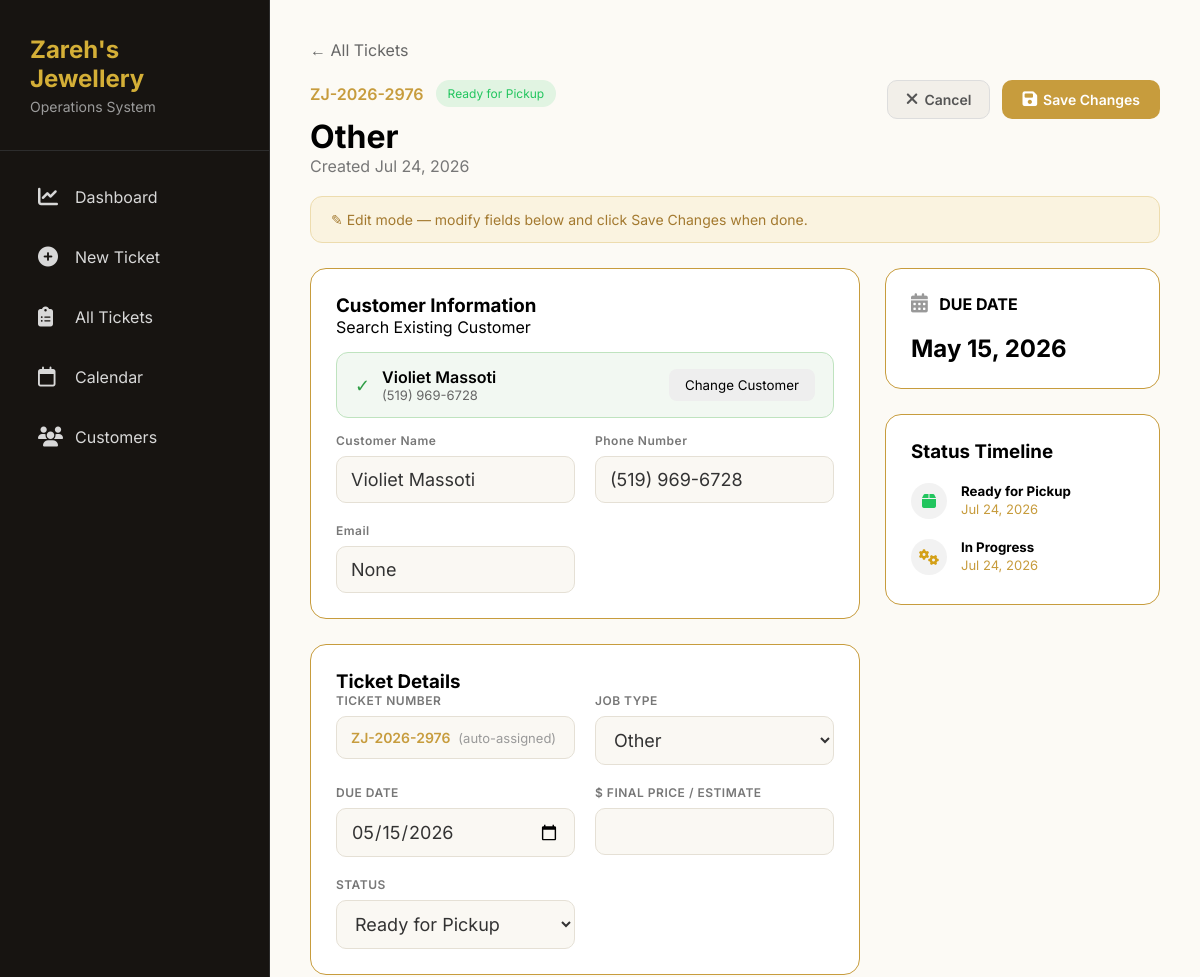
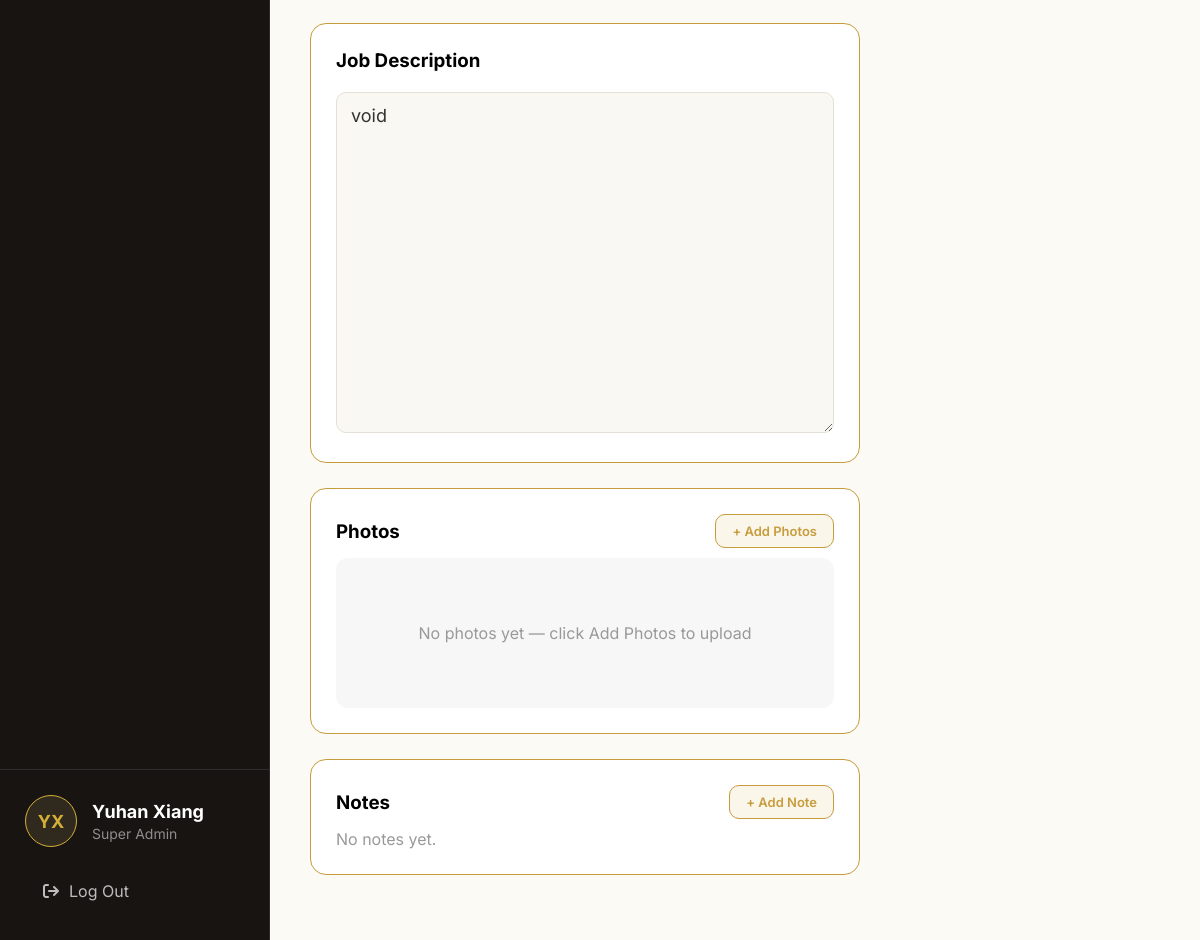
/ticket/98/edit/ (signed in), run on an earlier commit of the app's database (2 pictures, top to bottom).
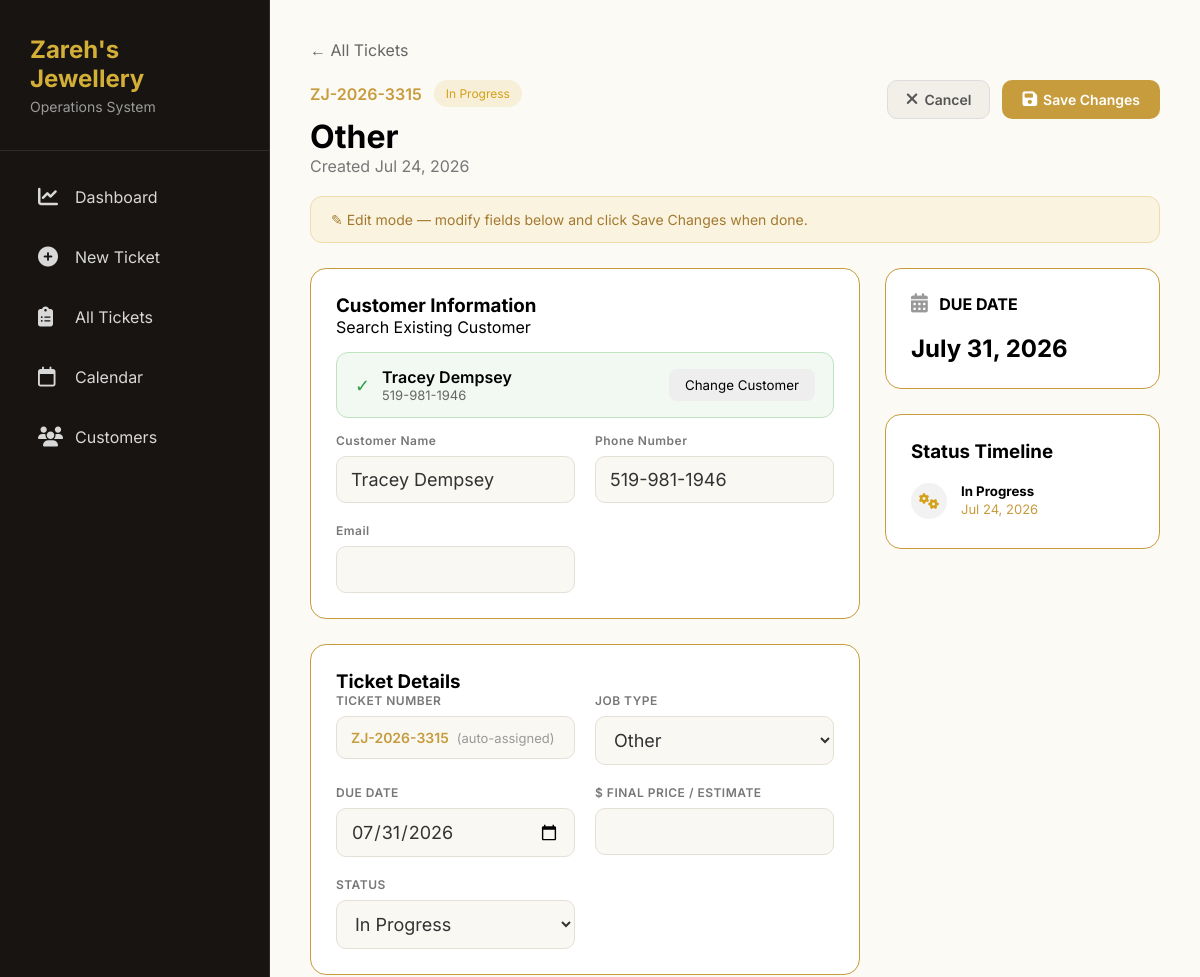
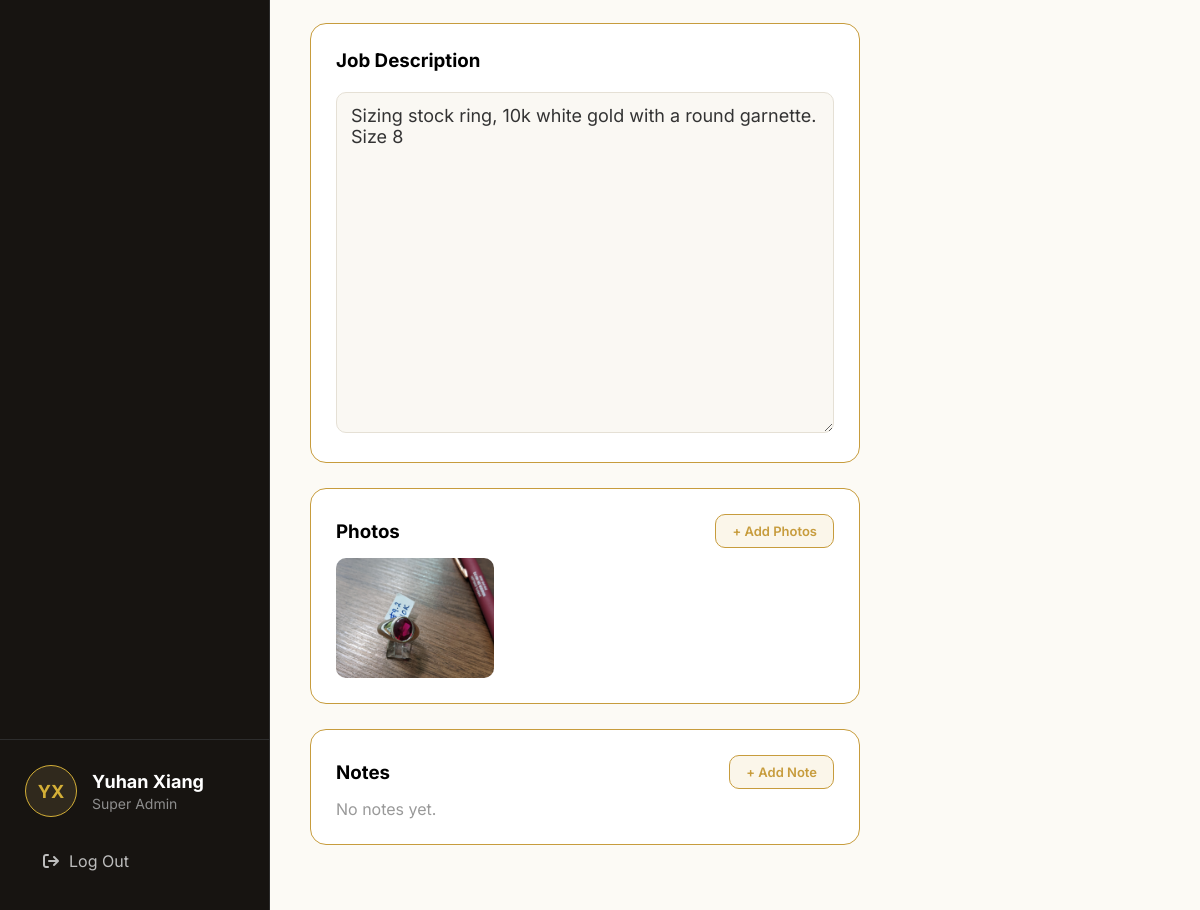
And on a later commit of the database (2 pictures, top to bottom).
### core/models.py (models this page shows, shortened)
class Ticket(models.Model):
    ticket_number = models.CharField(
        max_length=20,
        unique=True
    )
    customer = models.ForeignKey(
        Customer,
        on_delete=models.CASCADE,
        related_name="tickets"
    )
    job_type = models.ForeignKey(
        JobType,
        on_delete=models.PROTECT
    )
    status = models.ForeignKey(
        Status,
        on_delete=models.PROTECT
    )
    description = models.TextField()
    created_date = models.DateTimeField(auto_now_add=True)
    due_date = models.DateField()
    price = models.DecimalField(
        max_digits=10,
        decimal_places=2,
        blank=True,
        null=True
    )
    completed_date = models.DateField(
        blank=True,
        null=True
    )

class Status(models.Model):
    status = models.CharField(max_length=50, unique=True)
    color = models.CharField(max_length=20, default="#c79c3d")

class Customer(models.Model):
    name = models.CharField(max_length=100)
    phone = models.CharField(max_length=20, unique=True)
    email = models.EmailField(blank=True, null=True)
    note = models.TextField(blank=True)
    created_date = models.DateTimeField(auto_now_add=True)
    class Meta:
        ordering = ["name"]

class StatusHistory(models.Model):
    ticket = models.ForeignKey(
        Ticket,
        on_delete=models.CASCADE,
        related_name="status_history"
    )
    status = models.ForeignKey(
        Status,
        on_delete=models.CASCADE
    )
    note = models.CharField(
        max_length=255,
        blank=True
    )
    created_date = models.DateTimeField(auto_now_add=True)
    class Meta:
        ordering = ["-created_date"]
        verbose_name_plural = "Status histories"

class JobType(models.Model):
    type = models.CharField(max_length=100, unique=True)
    duration = models.PositiveIntegerField(default=7)

class TicketPhoto(models.Model):
    ticket = models.ForeignKey(
        Ticket,
        on_delete=models.CASCADE,
        related_name="photos"
    )
    image = models.ImageField(
        upload_to="tickets/"
    )
    uploaded_at = models.DateTimeField(
        auto_now_add=True
    )

### core/views.py (the view, shortened to what this page needs)
# urls.py: path('ticket/<int:ticket_id>/edit/', views.edit_ticket, name='edit_ticket'),
@login_required
def edit_ticket(request, ticket_id):
    ticket = get_object_or_404(Ticket, id=ticket_id)
    return render(request, 'core/edit_ticket.html', {
        'ticket': ticket,
        'job_types': JobType.objects.all(),
        'statuses': Status.objects.all(),
    })

### core/templatetags/custom_tags.py (called while the page is built)
@register.filter
def days_remaining(due_date):
    if not due_date:
        return ""
    return (due_date - date.today()).days

### core/templates/core/edit_ticket.html (shortened to what the changed rows need)
{% extends 'core/base.html' %}
{% load custom_tags %}
{% block content %}
<div class="ticket-detail-page">
    <div class="ticket-header">
        <div>
            <div class="ticket-top">
                <span class="ticket-number">
                    {{ ticket.ticket_number }}
                </span>
                <span
                    class="status-badge"
                    style="
                        background:{{ ticket.status.color }}20;
                        color:{{ ticket.status.color }};
                    "
                >
                    {{ ticket.status.status }}
                </span>
            </div>
            <h1>
                {{ ticket.job_type.type }}
            </h1>
            <p class="created-date">
                Created {{ ticket.created_date|date:"M d, Y" }}
            </p>
        </div>
    </div>
    <div class="detail-grid">
        <div>
            <div class="card">
    <div class="form-group customer-search-wrapper">
        <br>
        <div
            id="selected-customer-box"
            class="selected-customer">
            <div class="selected-customer-left">
                <div>
                    <div
                        class="selected-name"
                        id="selected-customer-name">
                        {{ ticket.customer.name }}
                    </div>
                    <div
                        class="selected-meta"
                        id="selected-customer-meta">
                        {{ ticket.customer.phone }}
                    </div>
                </div>
            </div>
        </div>
    </div>
    <div class="form-grid">
        <div class="form-field">
            <label>Customer Name</label>
            <input
                type="text"
                id="id_customer_name"
                name="customer_name"
                class="form-input"
                value="{{ ticket.customer.name }}"
            >
        </div>
        <div class="form-field">
            <label>Phone Number</label>
            <input
                type="text"
                id="id_phone"
                name="phone"
                class="form-input"
                value="{{ ticket.customer.phone }}"
            >
        </div>
        <div class="form-field">
            <label>Email</label>
            <input
                type="email"
                id="id_email"
                name="email"
                class="form-input"
                value="{{ ticket.customer.email }}"
            >
        </div>
    </div>
</div>
            <form method="POST" id="edit-ticket-form" action="{% url 'edit_ticket' ticket.id %}">
                <div class="card">
                    <div class="form-grid">
                        <div class="form-field">
                            <div class="readonly-field">
                                <span class="ticket-number-inline">{{ ticket.ticket_number }}</span>
                                <span class="auto-assigned">(auto-assigned)</span>
                            </div>
                        </div>
                        <div class="form-field">
                            <label>JOB TYPE</label>
                            <select name="job_type" class="form-input">
                                {% for jt in job_types %}
                                <option value="{{ jt.id }}" {% if ticket.job_type.id == jt.id %}selected{% endif %}>
                                    {{ jt.type }}
                                </option>
                                {% endfor %}
                            </select>
                        </div>
                        <div class="form-field">
                            <label>DUE DATE</label>
                            <input type="date" name="due_date" class="form-input" value="{{ ticket.due_date|date:'Y-m-d' }}">
                        </div>
                        <div class="form-field">
                            <label>STATUS</label>
                            <select name="status" class="form-input">
                                {% for status in statuses %}
                                <option value="{{ status.id }}" {% if ticket.status.id == status.id %}selected{% endif %}>
                                    {{ status.status }}
                                </option>
                                {% endfor %}
                            </select>
                        </div>
                    </div>
                </div>
                <div class="card">
                    <h3>
                        Job Description
                    </h3>
                    <br>
                    <textarea name="description" class="form-textarea" rows="15">{{ ticket.description }}</textarea>
                </div>
            </form>
            <div class="card">
                <div class="card-header-row">
                    <h3>Photos</h3>
                    <label for="photo-upload-input" class="add-photos-btn">
                    </label>
                </div>
                {% if ticket.photos.all %}
                    <div class="photo-grid">
                        {% for photo in ticket.photos.all %}
<div class="photo-item" data-photo-id="{{ photo.id }}">
    <img
        src="{{ photo.image.url }}"
        class="ticket-photo">
</div>
{% endfor %}
                    </div>
                {% else %}
                    <div class="photo-placeholder">
                        No photos yet — click Add Photos to upload
                    </div>
                {% endif %}
            </div>
        </div>
        <div>
            <div class="card">
                <h4>
                    <i class="fa-solid fa-calendar-days" style="color:#999; font-size: 1.2em;"></i> &nbsp;  DUE DATE
                </h4>
                <br>
                <h2>
                    {{ ticket.due_date|date:"F d, Y" }}
                </h2>
            </div>
            <div class="card">
                <br>
                {% for event in ticket.status_history.all %}
                    <div class="timeline-item">
                        {% if event.status.status == "Ready for Pickup" %}
                        <div class="timeline-icon"><i class="fas fa-box" style="color: {{event.status.color}};"></i></div>
                        {% elif event.status.status == "Completed" %}
                        <div class="timeline-icon"><i class="fas fa-check-circle" style="color: {{event.status.color}};"></i></div>
                        {% elif event.status.status == "In Progress" %}
                        <div class="timeline-icon"><i class="fas fa-cogs" style="color: {{event.status.color}};"></i></div>
                        {% elif event.status.status == "Received" %}
                        <div class="timeline-icon"><i class="fas fa-clock" style="color: {{event.status.color}};"></i></div>
                        {% endif %}
                        <div>
                            <h5>{{ event.status.status }}</h5>
                            <p class="timeline-date">{{ event.created_date|date:"M d, Y" }}</p>
                        </div>
                    </div>
                {% empty %}
                    <p class="empty-note">No status changes yet.</p>
                {% endfor %}
            </div>
        </div>
    </div>
</div>
{% endblock %}

What changed in the data, as far as the page shows it:
removed StatusHistory: status.status "Ready for Pickup", created_date "Jul 24, 2026"
changed Ticket "Other": ticket_number "ZJ-2026-2976" → "ZJ-2026-3315"; status_id 3 → 2 (drawn); status.status "Ready for Pickup" → "In Progress"; customer.name "Violiet Massoti" → "Tracey Dempsey"; customer.phone "(519) 969-6728" → "519-981-1946"; customer_name "Violiet Massoti" → "Tracey Dempsey"; phone "(519) 969-6728" → "519-981-1946"; due_date "05/15/2026" → "07/31/2026"; status "Ready for Pickup" → "In Progress"; description "void" → "Sizing stock ring, 10k white gold with a round garnette. Size 8"; due_date "May 15, 2026" → "July 31, 2026"; email "None" → (not shown)
added TicketPhoto: image (picture)
Also different on the page:
text no longer shown: "No photos yet — click Add Photos to upload"
